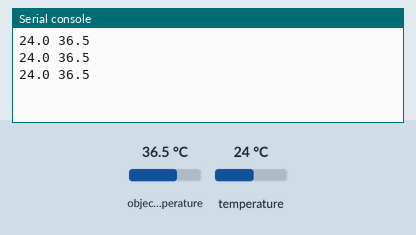
This program was run on a simulated ESP32 board running MicroPython. Shown: the last lines printed to the serial console. The test bench sets the inputs (shaded band); at power-on: object temperature 36.5 °C, temperature 24 °C.

Above: at 1.2 s.
1.3 s: object temperature set to 20 °C
At 1.9 s:
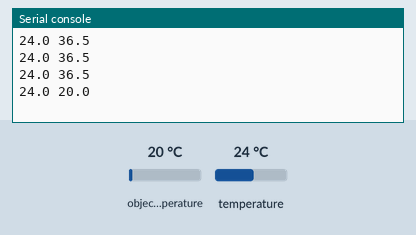
2.8 s: temperature set to 12 °C
At 3.4 s:
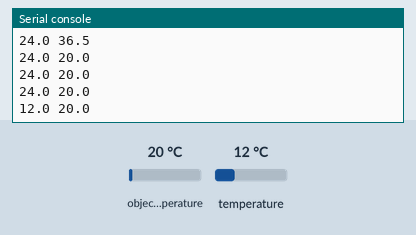
4.3 s: object temperature set to 26 °C
At 4.9 s:
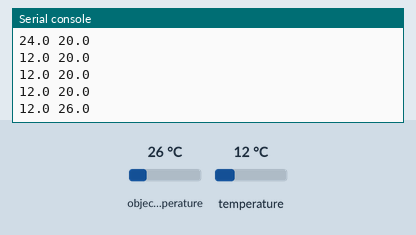
Timing chart, 0 to 7.3 s (numbered marks = the images above; inputs shaded):
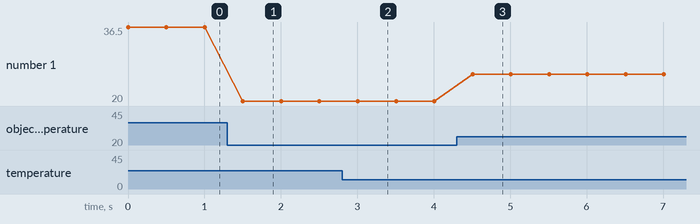

The program:

smart_mlx90614.py
```python
import time
import mlx90614
from machine import I2C, Pin

i2c = I2C(scl=Pin(4), sda=Pin(5))
sensor = mlx90614.MLX90614(i2c)

while True:
	print(sensor.read_ambient_temp(), sensor.read_object_temp())
	time.sleep_ms(500)
```

Measured:
- after the input at 1.3 s, the serial console: prints a new line after 0.20 s (image 1)
- after the input at 2.8 s, the serial console: prints a new line after 0.21 s (image 2)
- after the input at 4.3 s, the serial console: prints a new line after 0.21 s (image 3)
- plotted number 1: 36.5 → 20 after the input at 1.3 s, 20 → 26 after the input at 4.3 s
